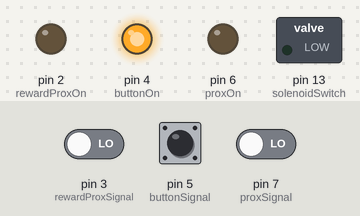
A sketch run on a simulated Arduino Uno, built with avr-gcc and run on an emulated ATmega328P. Shown: switched loads named in the sketch (green lamp = pin HIGH), output pins drawn as LEDs (lit = HIGH). The test bench sets the inputs (shaded band); at power-on: pin 5 (buttonSignal) LOW, pin 3 (rewardProxSignal) LOW, pin 7 (proxSignal) LOW. Random numbers use the default seed unless the sketch sets one; what the sketch prints to the serial monitor is not drawn.

Above: at 1.2 s.
1.3 s: pin 5 (buttonSignal) pulled HIGH for 0.15 s
At 1.9 s:
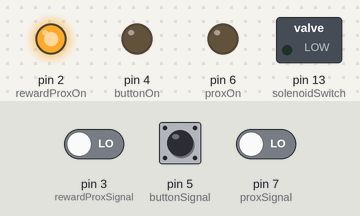
2.9 s: pin 3 (rewardProxSignal) driven HIGH
At 4.0 s:
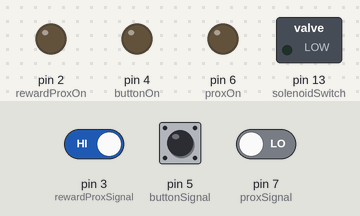
At 5.8 s:
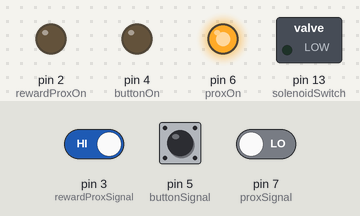
Timing chart, 0 to 7.3 s (numbered marks = the images above; inputs shaded):
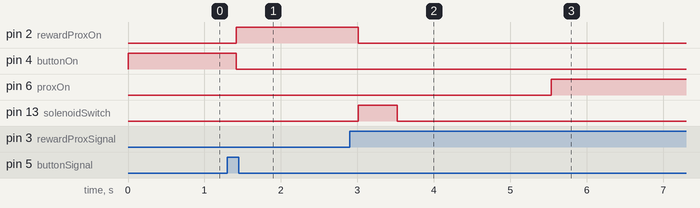

The sketch:

tp_button_cage_script.ino
```cpp
#include <math.h>


// pin locations
#define solenoidSwitch          13
#define rewardProxOn            2
#define rewardProxSignal        3
#define buttonOn                4
#define buttonSignal            5
#define proxOn                  6
#define proxSignal              7


// timing values
#define touchTimeMax      250  // maximum amount of time he has to touch the buttons
#define touchTimeMin      100   // minimum " " "
#define rewardTouch       100   // touches the touchpad for a quarter second before getting the reward
#define dispenseTimeMin   250   // minimum amount of time to dispense the water
#define dispenseTimeMax   500   // maximum " " "
#define interTrialTimeMin 1500  // minimum amount of time between trials
#define interTrialTimeMax 3000 // maximimum " " "

/* ------------------------------------
States:
    0: waiting to be touched
    1: being touched
    2: ready to dispense reward
    3: dispensing reward
    4: between tasks
*/
#define stateReady            0
#define stateTouch            1
#define stateReadyDispense    2
#define stateDispense         3
#define stateBetweenTasks     4


int state = 0;
long startStateTime = 0; // what it sounds like
long currStateTime = 0;

/* Set the timing and reward values for the first run through */
long touchTime = random(touchTimeMin,touchTimeMax);
long dispenseTime = random(dispenseTimeMin,dispenseTimeMax);
long interTrialTime = random(interTrialTimeMin,interTrialTimeMax);
int button = (int)random(1,3);


void setup() {
  // put your setup code here, to run once:
pinMode(rewardProxOn,OUTPUT);
pinMode(buttonOn,OUTPUT);
pinMode(proxOn,OUTPUT);
pinMode(solenoidSwitch,OUTPUT);

pinMode(rewardProxSignal,INPUT);
pinMode(buttonSignal,INPUT);
pinMode(proxSignal,INPUT);

Serial.begin(9600);
Serial.println("Setup Complete");
Serial.print("Initial device:");
Serial.println(button);


randomSeed(micros()); // seeding with an unconnected analog value


}

void loop() {
  // put your main code here, to run repeatedly:

/*
Serial.print("state:");
Serial.print(state);
Serial.println();
Serial.println("-");
Serial.print("Prox Sensor:");
Serial.print(digitalRead(proxSensor));
Serial.println();
Serial.println("------------------------");*/

Serial.println(state);

// set the appropriate LED and button input pins
int transOn = buttonOn;
int sensor = buttonSignal;


if(button==1){
  transOn = buttonOn;
  sensor = buttonSignal;
}else if(button==2){
  transOn = proxOn;
  sensor = proxSignal;
}

//Serial.println(button);

switch(state) {
  case stateReady : // button is ready to be touched
    digitalWrite(transOn,1);
    if(digitalRead(sensor)==1){
      startStateTime = millis();
      state = stateTouch;
    };
    break;
  case stateTouch : // if the monkey has been touching the button
    if(digitalRead(sensor)==1){ // "is he touching?"
      currStateTime = millis() - startStateTime; // how long have we been touching?

      if(currStateTime>touchTime){ //has he been touching long enough
        state = stateReadyDispense;
      }
    }else{ // if he isn't touching right now, go back to state 0
      state = stateReady;
    }// end of "is he touching?"
    break;

  case stateReadyDispense : // ready for him to touch the reward proximity sensor

    digitalWrite(rewardProxOn,1); //Turn on the reward pad
    digitalWrite(transOn,0);  // turn off the task transducer

    if(digitalRead(rewardProxSignal)==1){
      currStateTime = millis()-startStateTime;
      if(currStateTime>touchTime){
        state = stateDispense; // try it requiring him to touch the whole time, because I don't wanna mess with another state right now.
      }
    }else{
        startStateTime = millis();
        state = stateReadyDispense;
      }
    break;

  case stateDispense:
    digitalWrite(rewardProxOn,0); // turn off the reward touch pad
    digitalWrite(solenoidSwitch,1); // turn on the solenoid


    //wait desired delay time
   Serial.println("Dispensing...");
   delay(dispenseTime);

   digitalWrite(solenoidSwitch,0);

   /* Set the timing and reward values for the next run through */
   touchTime = random(touchTimeMin,touchTimeMax);
   dispenseTime = random(dispenseTimeMin,dispenseTimeMax);
   interTrialTime = random(interTrialTimeMin,interTrialTimeMax);
   button = (int)random(1,3);
   Serial.print("Transducer: ");
   if(button==1){
    Serial.println("Button");
   }else if(button==2){
    Serial.println("Proximity Sensor");
   }

    Serial.println("Waiting between trials");
    delay(interTrialTime);
    state = stateReady;
    break;

  default:
    Serial.println("Something's wrong! You're outside the matrix NEO");
    state = stateReady;
    break;
 }


}
```

Measured:
- after the input at 1.3 s, pin 2 (rewardProxOn): LOW → HIGH after 0.11 s; pin 4 (buttonOn): HIGH → LOW after 0.11 s
- after the input at 2.9 s, pin 2 (rewardProxOn): HIGH → LOW after 0.11 s; pin 6 (proxOn): LOW → HIGH after 2.6 s; pin 13 (solenoidSwitch): LOW → HIGH after 0.11 s, → LOW 0.51 s later
